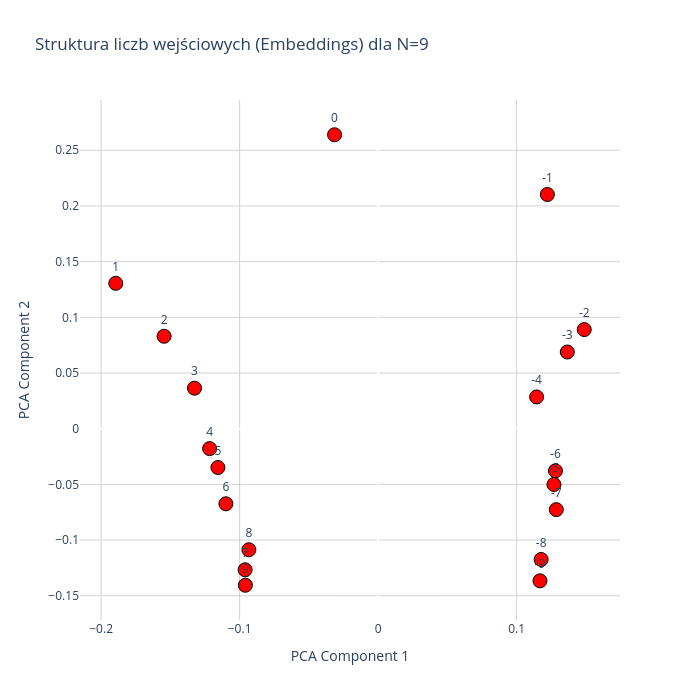

Notebook cell for this chart:
### Code cell
model, N = GetModelFromConfig("")

model_path = r"checkpoint_epoch_3000.pt"

checkpoint = torch.load(model_path, map_location="cpu")

model_weights = checkpoint["model_state_dict"]
model.load_state_dict(model_weights)

plot_input_only_plotly(model, N=N)

### Figure 1 — Plotly figure (JSON) as saved in the notebook; plotly's stock layout.template omitted (floating-point values rounded to 4 significant figures)
{"data": [{"hoverinfo": "text", "hovertext": ["Wartość wejściowa: -9<br>Index w embed: 153", "Wartość wejściowa: -8<br>Index w embed: 154", "Wartość wejściowa: -7<br>Index w embed: 155", "Wartość wejściowa: -6<br>Index w embed: 156", "Wartość wejściowa: -5<br>Index w embed: 157", "Wartość wejściowa: -4<br>Index w embed: 158", "Wartość wejściowa: -3<br>Index w embed: 159", "Wartość wejściowa: -2<br>Index w embed: 160", "Wartość wejściowa: -1<br>Index w embed: 161", "Wartość wejściowa: 0<br>Index w embed: 162", "Wartość wejściowa: 1<br>Index w embed: 163", "Wartość wejściowa: 2<br>Index w embed: 164", "Wartość wejściowa: 3<br>Index w embed: 165", "Wartość wejściowa: 4<br>Index w embed: 166", "Wartość wejściowa: 5<br>Index w embed: 167", "Wartość wejściowa: 6<br>Index w embed: 168", "Wartość wejściowa: 7<br>Index w embed: 169", "Wartość wejściowa: 8<br>Index w embed: 170", "Wartość wejściowa: 9<br>Index w embed: 171"], "marker": {"color": "red", "line": {"color": "black", "width": 1}, "size": 14}, "mode": "markers+text", "text": ["-9", "-8", "-7", "-6", "-5", "-4", "-3", "-2", "-1", "0", "1", "2", "3", "4", "5", "6", "7", "8", "9"], "textposition": "top center", "type": "scatter", "x": [0.1169, 0.1177, 0.1287, 0.1281, 0.1269, 0.1144, 0.1366, 0.1488, 0.1222, -0.03144, -0.1894, -0.1545, -0.1326, -0.1217, -0.1157, -0.1099, -0.09603, -0.0933, -0.09585], "y": [-0.1366, -0.1174, -0.07265, -0.0378, -0.05008, 0.02853, 0.06888, 0.08901, 0.2103, 0.264, 0.1305, 0.08301, 0.03639, -0.01787, -0.03486, -0.06741, -0.1267, -0.1087, -0.1405]}], "layout": {"height": 700, "plot_bgcolor": "white", "title": {"text": "Struktura liczb wejściowych (Embeddings) dla N=9"}, "width": 700, "xaxis": {"gridcolor": "lightgray", "showgrid": true, "title": {"text": "PCA Component 1"}}, "yaxis": {"gridcolor": "lightgray", "showgrid": true, "title": {"text": "PCA Component 2"}}}}
